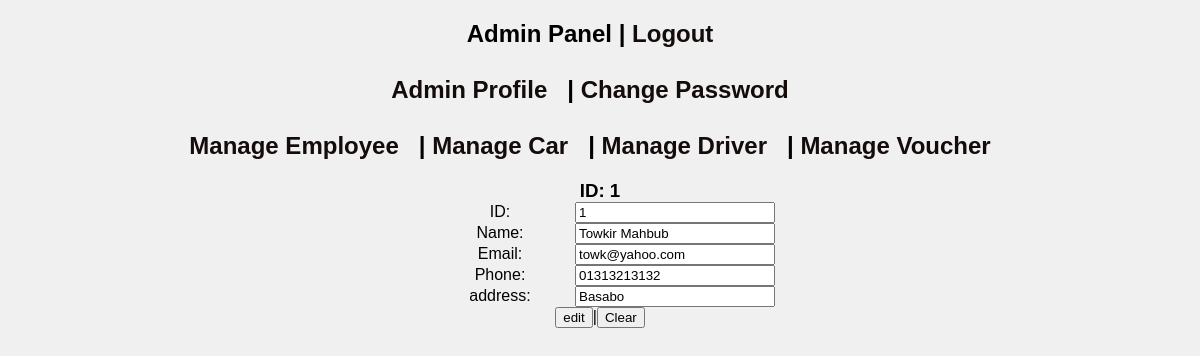
/views/admin/manage-driver/edit-driver.php?id=1, run on the app's committed database.
### tables this page shows
CREATE TABLE `driver` (
  `id` int(11) NOT NULL AUTO_INCREMENT PRIMARY KEY,
  `password` varchar(100) NOT NULL,
  `name` varchar(100) NOT NULL,
  `email` varchar(100) NOT NULL,
  `phone` varchar(100) NOT NULL,
  `address` varchar(100) NOT NULL,
  `status` varchar(100) NOT NULL DEFAULT 'active',
  `picture` varchar(100) NOT NULL DEFAULT 'defaullt-driver-picture.png'
);

### models/admin-model/model-for-driver.php (called while the page is built, shortened)
<?php
function oneDriverDetail($id)
{
    $con = getconnection();
    $sql= "select * from driver where id='$id' ";
    $result=mysqli_query($con, $sql);
    if($result)
    {
        return $result->fetch_assoc();
    }
    else
    {
        return false;
    }
}
?>

### views/admin/manage-driver/edit-driver.php (the view, shortened to what this page needs)
<html>
<head>
</head>
<body>
    <center>
        <?php
        include_once ('../admin-header.php');
        ?>
        <?php
        include_once('../../../models/admin-model/model-for-driver.php');
        $row=onedriverDetail($_GET['id']);
        ?>
        <form action="../../../controllers/admin-controller/control-driver/control-edit-driver.php" method="POST">
            <h3>ID: <?php echo $_GET['id'];?></h3>
            <label for="edit-id">ID: </label><input type="text" name="edit-id" value="<?php echo $row['id'];?>" readonly><br>
            <label for="edit-name">Name: </label><input type="text" name="edit-name" value="<?php echo $row['name'];?>"><br>
            <label for="edit-email">Email: </label><input type="email" name="edit-email" value="<?php echo $row['email'];?>"><br>
            <label for="edit-phone">Phone: </label><input type="text" name="edit-phone" value="<?php echo $row['phone'];?>"><br>
            <label for="edit-address">address: </label><input type="text" name="edit-address" value="<?php echo $row['address'];?>"><br>
            <button type="submit">edit</button>|<button type="reset">Clear</button>
        </form>
    </center>
</body>
</html>

### views/CSS/admin-header.css (style rules this page uses)
body, h1, h2, h3, h4, h5, h6, p, ul, ol, li { margin: 0; padding: 0; }
body { background-color: #f0f0f0; font-family: Arial, sans-serif; }

### views/admin/manage-driver/edit-driver.php (style rules this page uses)
label { display: inline-block; width: 150px; }
input { width: 200px; }

### data on the page
driver: edit-id "1", edit-name "Towkir Mahbub", edit-email "towk@yahoo.com", edit-phone "01313213132", edit-address "Basabo"

### other printed values
$_GET['id'] "1"
